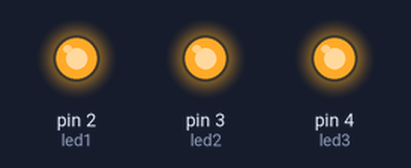
Bench run of a sketch on a simulated Arduino Uno, built with avr-gcc and run on an emulated ATmega328P. Shown: output pins drawn as LEDs (lit = HIGH).

Above: at 0.12 s.
At 0.87 s:
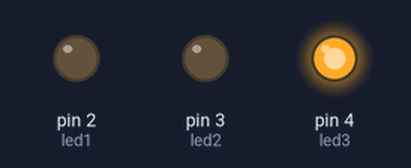
At 1.37 s:
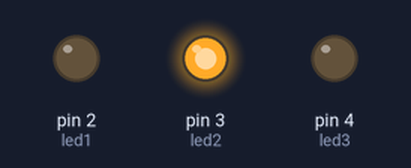
At 1.87 s:
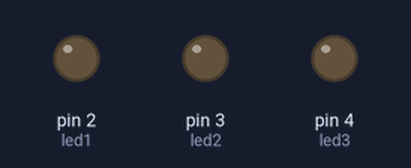
At 3.12 s:
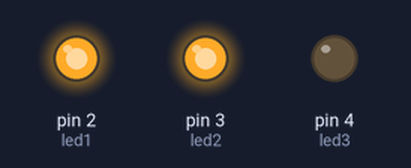
At 4.37 s:
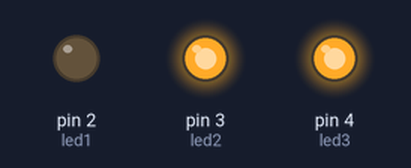
Timing chart, 0 to 4.7 s (numbered marks = the images above):
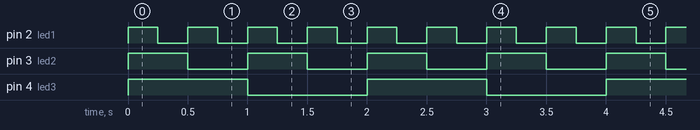

Measured:
- by itself, pin 2 (led1): alternates HIGH for 0.25 s and LOW for 0.25 s
- by itself, pin 3 (led2): alternates HIGH for 0.50 s and LOW for 0.50 s
- by itself, pin 4 (led3): alternates HIGH for 1.0 s and LOW for 1.0 s

The sketch:

led_m.ino
```cpp
//download Arduino-Scheduler-master.zip
//add Scheduler.cpp and Scheduler.h
#include "Scheduler.h"

int led1 = 2;
int led2 = 3;
int led3 = 4;

void loop1() {
  digitalWrite(led1, HIGH);
  delay(250);
  digitalWrite(led1, LOW);
  delay(250);
}

void loop2() {
  digitalWrite(led2, HIGH);
  delay(500);
  digitalWrite(led2, LOW);
  delay(500);
}

void setup() {
 pinMode(led1,OUTPUT);
 pinMode(led2,OUTPUT);
 pinMode(led3,OUTPUT);
 Scheduler.startLoop(loop1);
 Scheduler.startLoop(loop2);
}

void loop() {
  digitalWrite(led3, HIGH);
  delay(1000);
  digitalWrite(led3, LOW);
  delay(1000);
}
```

ADXL345.cpp
```cpp
// (licence header left out)
#include "ADXL345.h"
#include <Wire.h>

int ADXL345::writeRegister(byte reg_addr, int nbytes, byte *buffer)
{
	int written_bytes;

	Wire.beginTransmission(ADXL345::ADDRESS);
	Wire.write(reg_addr);
	written_bytes = Wire.write(buffer, nbytes);
	Wire.endTransmission();

	return written_bytes;
}

int ADXL345::readRegister(byte reg_addr, int nbytes, byte *buffer)
{
	int idx = 0;

	Wire.beginTransmission(ADXL345::ADDRESS);
	Wire.write(reg_addr);
	Wire.endTransmission();

	Wire.requestFrom(ADXL345::ADDRESS, nbytes);

	while(Wire.available() && idx < nbytes)
	{
		buffer[idx++] = Wire.read();
	}

	return idx;
}

ADXL345::ADXL345()
{
	Wire.begin();

	zG[0] = -20;
	zG[1] =  15;
	zG[2] = -23;
}

void ADXL345::begin()
{
	byte data = 0x08;
	writeRegister(ADXL345::POWER_CTL, 1, &data);
}

void ADXL345::end()
{
	byte data = 0x00;
	writeRegister(ADXL345::POWER_CTL, 1, &data);
}

void ADXL345::read(double *x, double *y, double *z)
{
	byte buffer[6];

	readRegister(ADXL345::DATAX0, 6, buffer);

	*x = ((buffer[0] + (buffer[1] << 8)) - zG[0])/256.0;
	*y = ((buffer[2] + (buffer[3] << 8)) - zG[1])/256.0;
	*z = ((buffer[4] + (buffer[5] << 8)) - zG[2])/256.0;
}

void ADXL345::read(int *x, int *y, int *z)
{
	byte buffer[6];

	readRegister(ADXL345::DATAX0, 6, buffer);

	*x = buffer[0] + (buffer[1] << 8);
	*y = buffer[2] + (buffer[3] << 8);
	*z = buffer[4] + (buffer[5] << 8);
}


void ADXL345::setRange(range_t range)
{
	switch(range)
	{
		case RANGE_16G:
		case RANGE_8G:
		case RANGE_4G:
		case RANGE_2G:
			writeRegister(ADXL345::DATA_FORMAT, 1, (byte *)&range);
			break;
	}
}

void ADXL345::setZeroG(double x, double y, double z)
{
	zG[0] = x*256.0;
	zG[1] = y*256.0;
	zG[2] = z*256.0;
}

void ADXL345::setZeroG(int x, int y, int z)
{
	zG[0] = x;
	zG[1] = y;
	zG[2] = z;
}
```

ADXL345.h
```cpp
// (licence header left out)
#ifndef _ADXL345_H
#define _ADXL345_H

#include <Arduino.h>

// All functions return -1 on error and 0 on success
class ADXL345
{
	private:
		/* ADXL345 Registers */
		enum info_t
		{
			DEVID          = 0x00,
			THRESH_TAP     = 0x1D,
			OFSX           = 0x1E,
			OFSY           = 0x1F,
			OFSZ           = 0x20,
			DUR            = 0x21,
			Latent         = 0x22,
			Window         = 0x23,
			THRESH_ACT     = 0x24,
			THRESH_INACT   = 0x25,
			TIME_INACT     = 0x26,
			ACT_INACT_CTL  = 0x27,
			THRESH_FF      = 0x28,
			TIME_FF        = 0x29,
			TAP_AXES       = 0x2A,
			ACT_TAP_STATUS = 0x2B,
			BW_RATE        = 0x2C,
			POWER_CTL      = 0x2D,
			INT_ENABLE     = 0x2E,
			INT_MAP        = 0x2F,
			INT_SOURCE     = 0x30,
			DATA_FORMAT    = 0x31,
			DATAX0         = 0x32,
			DATAX1         = 0x33,
			DATAY0         = 0x34,
			DATAY1         = 0x35,
			DATAZ0         = 0x36,
			DATAZ1         = 0x37,
			FIFO_CTL       = 0x38,
			FIFO_STATUS    = 0x39,
			ADDRESS        = 0xA7 >> 1
		};


		int zG[3];
		int readRegister(byte reg_addr, int nbytes, byte *buffer);
		int writeRegister(byte reg_addr, int nbytes, byte *buffer);

	public:
		enum range_t
		{
			RANGE_16G = 0x0B,
			RANGE_8G  = 0x0A,
			RANGE_4G  = 0x09,
			RANGE_2G  = 0x08
		};

		ADXL345();

		void begin();
		void end();

		//G Reading
		void read(double *x, double *y, double *z);

		//Raw reading
		void read(int *x, int *y, int *z);

		//Unit must be res_t
		void setRange(range_t range);

		//Unit must be G
		void setZeroG(double x, double y, double z);

		//Unit must be "Raw"
		void setZeroG(int x, int y, int z);
};

#endif // _ADXL345_H
```

NDIR_SoftwareSerial.cpp
```cpp
/*
Description:
This is a example code for Sandbox Electronics NDIR CO2 sensor module.
You can get one of those products on
http://sandboxelectronics.com

Version:
V1.2

Release Date:
2019-01-10

Author:
Tiequan Shao          support@sandboxelectronics.com

Lisence:
CC BY-NC-SA 3.0

Please keep the above information when you use this code in your project.
*/

#include <SoftwareSerial.h>
#include "NDIR_SoftwareSerial.h"
#define  RECEIVE_TIMEOUT  (100)

#if ARDUINO >= 100
    #include "Arduino.h"
#else
    #include "WProgram.h"
#endif

class SoftwareSerial;

uint8_t NDIR_SoftwareSerial::cmd_measure[9]                = {0xFF,0x01,0x9C,0x00,0x00,0x00,0x00,0x00,0x63};
uint8_t NDIR_SoftwareSerial::cmd_calibrateZero[9]          = {0xFF,0x01,0x87,0x00,0x00,0x00,0x00,0x00,0x78};
uint8_t NDIR_SoftwareSerial::cmd_enableAutoCalibration[9]  = {0xFF,0x01,0x79,0xA0,0x00,0x00,0x00,0x00,0xE6};
uint8_t NDIR_SoftwareSerial::cmd_disableAutoCalibration[9] = {0xFF,0x01,0x79,0x00,0x00,0x00,0x00,0x00,0x86};

NDIR_SoftwareSerial::NDIR_SoftwareSerial(uint8_t rx_pin, uint8_t tx_pin) : serial(rx_pin, tx_pin, false)
{
}


uint8_t NDIR_SoftwareSerial::begin()
{
    serial.begin(9600);

    if (measure()) {
        return true;
    } else {
        return false;
    }
}

uint8_t NDIR_SoftwareSerial::measure()
{
    uint8_t i;
    uint8_t buf[9];
    uint32_t start = millis();

    serial.flush();

    for (i=0; i<9; i++) {
        serial.write(cmd_measure[i]);
    }

    for (i=0; i<9;) {
        if (serial.available()) {
            buf[i++] = serial.read();
        }

        if (millis() - start > RECEIVE_TIMEOUT) {
            return false;
        }
    }

    if (parse(buf)) {
        return true;
    }

    return false;
}


void NDIR_SoftwareSerial::calibrateZero()
{
    uint8_t i;

    for (i=0; i<9; i++) {
        serial.write(cmd_calibrateZero[i]);
    }
}


void NDIR_SoftwareSerial::enableAutoCalibration()
{
    uint8_t i;

    for (i=0; i<9; i++) {
        serial.write(cmd_enableAutoCalibration[i]);
    }
}


void NDIR_SoftwareSerial::disableAutoCalibration()
{
    uint8_t i;

    for (i=0; i<9; i++) {
        serial.write(cmd_disableAutoCalibration[i]);
    }
}


uint8_t NDIR_SoftwareSerial::parse(uint8_t *pbuf)
{
    uint8_t i;
    uint8_t checksum = 0;

    for (i=0; i<9; i++) {
        checksum += pbuf[i];
    }

    if (pbuf[0] == 0xFF && pbuf[1] == 0x9C && checksum == 0xFF) {
        ppm = (uint32_t)pbuf[2] << 24 | (uint32_t)pbuf[3] << 16 | (uint32_t)pbuf[4] << 8 | pbuf[5];
        return true;
    } else {
        return false;
    }
}
```

NDIR_SoftwareSerial.h
```cpp
/*
Description:
This is a example code for Sandbox Electronics NDIR CO2 sensor module.
You can get one of those products on
http://sandboxelectronics.com

Version:
V1.2

Release Date:
2019-01-10

Author:
Tiequan Shao          support@sandboxelectronics.com

Lisence:
CC BY-NC-SA 3.0

Please keep the above information when you use this code in your project.
*/

#ifndef _NDIR_SOFTWARE_SERIAL_H_
#define _NDIR_SOFTWARE_SERIAL_H_

class NDIR_SoftwareSerial {
    public:
        NDIR_SoftwareSerial(uint8_t rx_pin, uint8_t tx_pin);

        uint32_t ppm;

        uint8_t  begin();
        uint8_t  measure();
        void     calibrateZero();
        void     enableAutoCalibration();
        void     disableAutoCalibration();

    private:
        SoftwareSerial serial;

        uint8_t  parse(uint8_t *pbuf);

        static uint8_t cmd_measure[9];
        static uint8_t cmd_calibrateZero[9];
        static uint8_t cmd_enableAutoCalibration[9];
        static uint8_t cmd_disableAutoCalibration[9];
};
#endif
```
